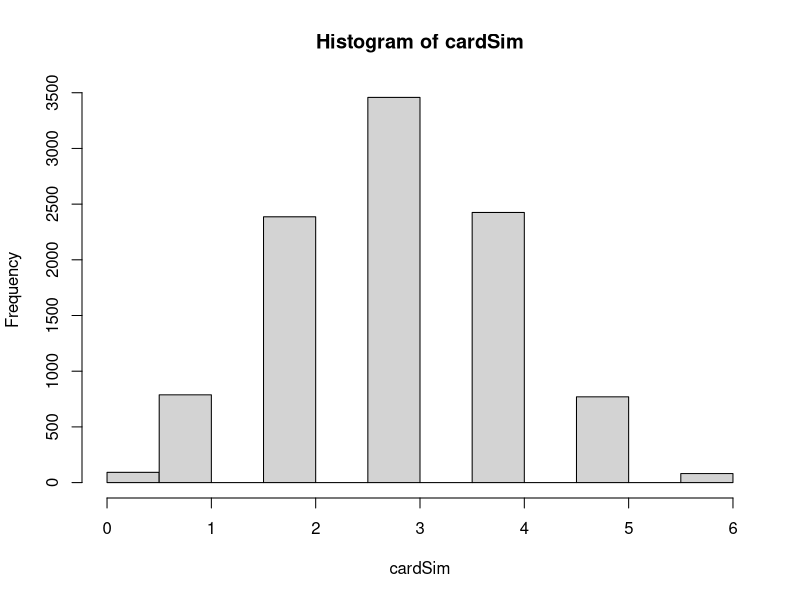
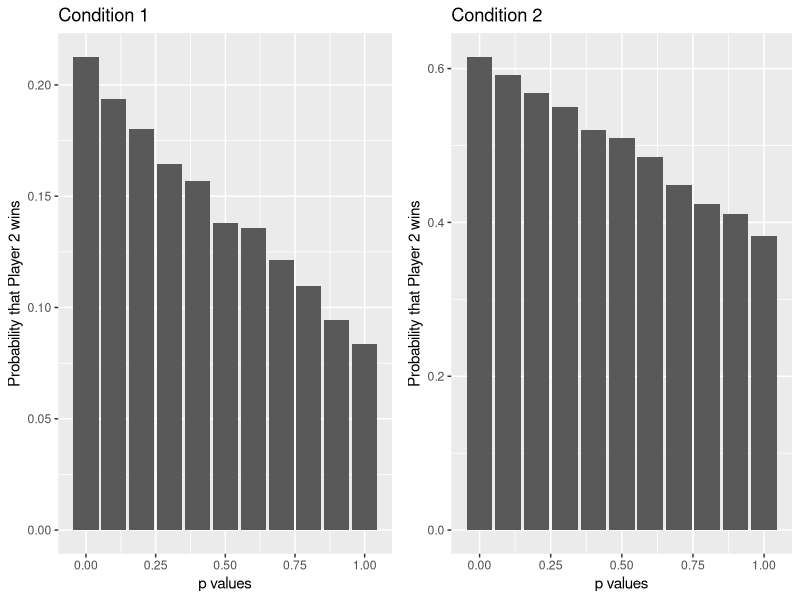
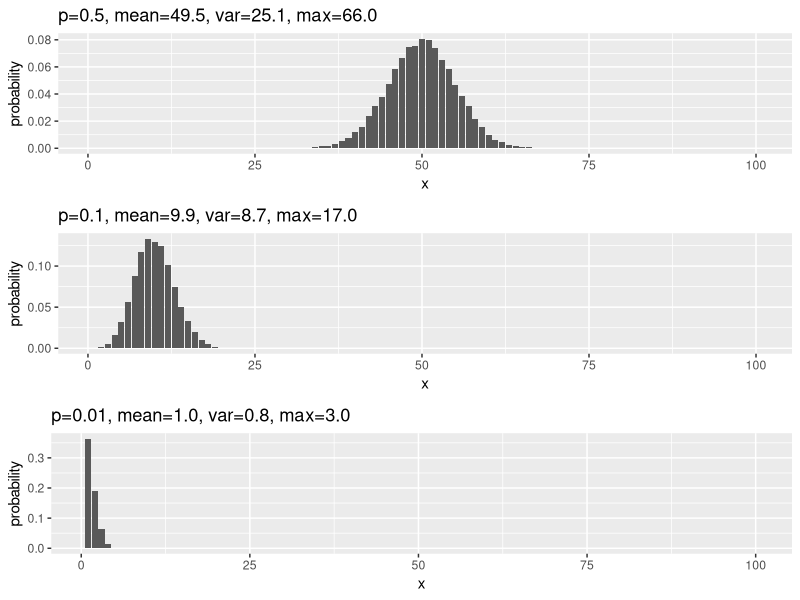
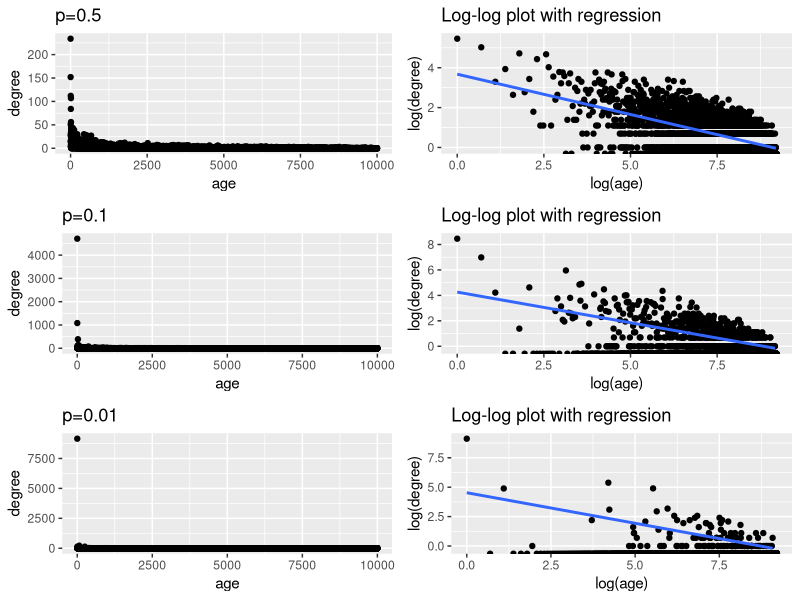
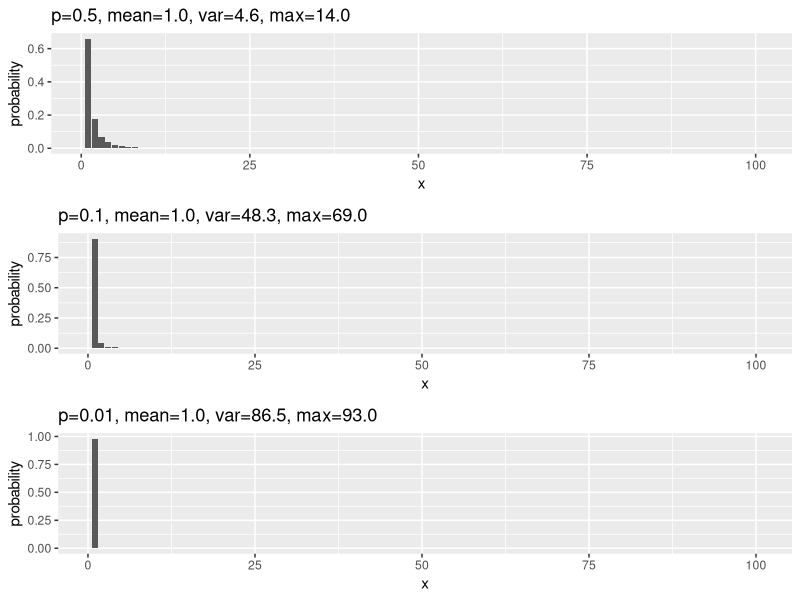
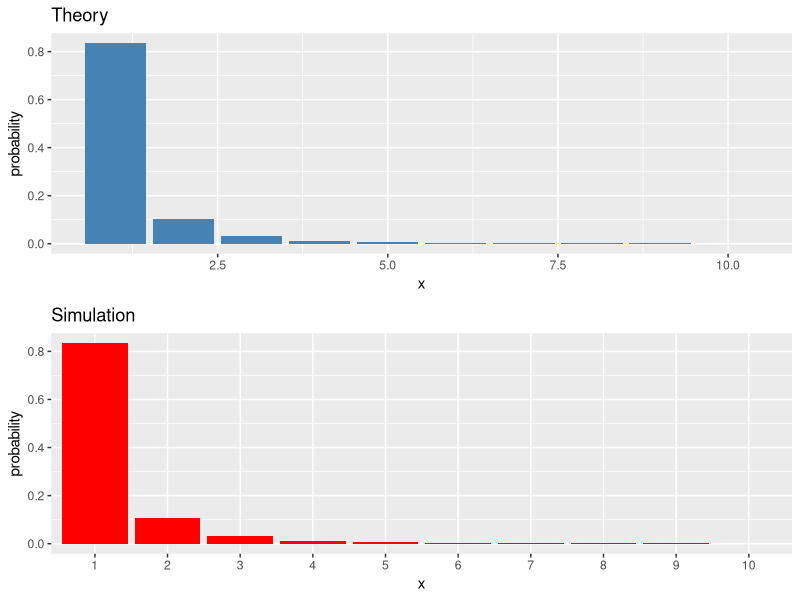
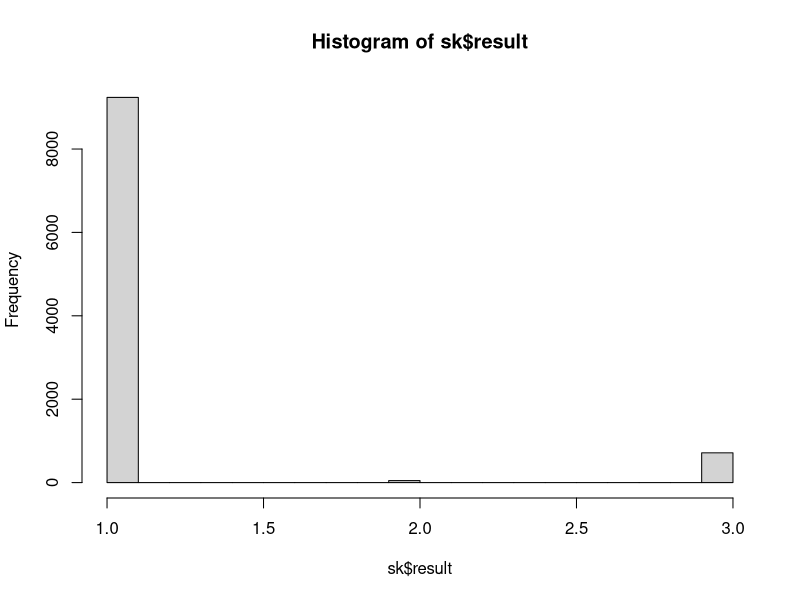

These figures' R source, in order:
rm(list=ls())
library("ggplot2")
library("gridExtra")
##Author: Eirik Sakariassen
######### 1C

#N = num of cards, k=num of success states among the cards, n=num of cards drawn
simCardDraws <- function(Nsim, N, k, n){
  #Generate a deck of cards
  suits <- c('Red','Failure') # Red=success, black+yellow=failure
  ResVec <- vector(length=Nsim)  # Vector to store the simulated draw results
  for(i in 1:Nsim){
    deck <- rep(suits, times = c(k,N-k)) #creates a deck of k (18) red cards, then the remainding ones becomes failure cards
    drawn_cards <- c() #vector of drawn cards
    #Now pick n random cards from the deck and append to drawn_cards
    for(j in 1:n){
      index <- round(runif(1, 1, length(deck))) #random number between 1 and length of deck
      drawn_cards <- c(drawn_cards, deck[index]) #append to drawn_cards vector
      deck <- deck[-index] #remove the card from the deck
    }
    ResVec[i] = sum(drawn_cards == 'Red') #add the number of red cards drawn into the result vector
  }
  return(ResVec)
}

cardSim <- simCardDraws(Nsim=10000, N=36, k=18, n=6)
hist(cardSim)
sum(cardSim >= 2)/length(cardSim) #P(Y6 >= 2), 0.9113 from 1a
mean(cardSim) #expected value, 3 from 1a


######### 1E

simCardGame <- function(Nsim, condition1){
  resVec <- vector(length = 11)
  for(i in 0:10){ #simulate 10 probabilities for p
    p <- i/10
    simWinner <- vector(length = Nsim)
    for(j in 1:Nsim){
      deck <- rep(c('Red','Black', 'Yellow'), times = c(18,18,1)) #creates a deck of 18 red, 18 black and 1 yellow
      
      player1 = c()
      player2 = c()
      
      for(k in 1:8) { #pick 8 cards
        index <- round(runif(1, 1, length(deck))) #random number between 1 and length of deck
        if(k%%2 == 0){ #the players pick a new card every other time
          player2 <- c(player2, deck[index]) 
        }else{
          if(condition1){ #First three cards are red, the last one random
            if(k==7){
              player1 <- c(player1, deck[index]) #last random
            }else{
              player1 <- c(player1, deck[1]) #First value allways red in the deck since there is no shuffle and k<18
              deck <- deck[-1] 
              next
            }
          }else{
            player1 <- c(player1, deck[index]) 
          }
        }
        deck <- deck[-index] 
      }
      winner = ""
      
      #Coin toss  (ensures a winner if rest of the conditions does not appair)
      toss <- ifelse(runif(1) < p, "Heads", "Tails")
      if(toss == 'Heads'){
        winner = "Player1"
      }else{
        winner = "Player2"
      }
      
      #Player with most red cards 
      if (sum(player1 == 'Red') > sum(player2 == 'Red')){
        winner = "Player1"
      } else if (sum(player2 == 'Red') > sum(player1 == 'Red')){
        winner = "Player2"
      }
      
      #Check if anyone has a yellow card
      if('Yellow' %in% player1){
        winner = "Player1"
      } else if('Yellow' %in% player2){
        winner = "Player2"
      }
      simWinner[j] = winner #Store all winners for this simulation of p
    }
    resVec[i+1] <- (sum(simWinner == 'Player2'))/Nsim #Add the probability that p2 won based on one simulation for p
  }
  return(resVec)
}

CardGameC1 <- simCardGame(10000, TRUE) #with condition 1
CardGameC2 <- simCardGame(10000, FALSE) #with condition 2

##### Plot 1E #####
pValues <- c(0,0.1,0.2,0.3,0.4,0.5,0.6,0.7,0.8,0.9,1.0)
mydata1 <-data.frame(pValues, CardGameC1)
mydata2 <-data.frame(pValues, CardGameC2)

p1 <-ggplot(mydata1, aes(pValues, CardGameC1)) + 
  labs(x = "p values", y="Probability that Player 2 wins", title="Condition 1") + geom_bar(stat = "identity")
p2 <-ggplot(mydata2, aes(pValues, CardGameC2)) + 
  labs(x = "p values", y="Probability that Player 2 wins", title="Condition 2") + geom_bar(stat = "identity")
grid.arrange(p1, p2, ncol = 2)
##### end plot #####


######### 2C
simTimeToHospital <- function(Nsim){
  resVec <- vector(length = Nsim)
  for(i in 1:Nsim){
    #ACCIDENT JUST HAPPENED
    peopleInAccident <- sample(c(1:4), size = 1, prob=c(0.4,0.3,0.2,0.1), replace = TRUE) 
    timeToLastPerson <- sum(rexp(peopleInAccident,1/15))
    resVec[i] <- timeToLastPerson
  }
  return(resVec)
}

T <- simTimeToHospital(10000)
sum(T > 30)/length(T) #P(T>30)
median(T)
max(T)


######### 2E
simBusyAmbulance <- function(Nsim, stoptime, lambda){
  resVec <- vector(length=Nsim)
  for(i in 1:Nsim){
    #Simulate a poisson process with intensity lambda over a time period
    #The inter arrival times can be simulated from an exponential distribution with parameter lambda
    #This part is directly taken from stochastic_processes_examples.R
    expectednumber <- stoptime*lambda  # Expected number of event until stoptime
    sim <- 3*expectednumber  # Simulate more than the expected number to be certain to exceed stoptime
    timesBetween <- rexp(sim,lambda) # Simulate the interarrival times T1,T2,..
    arrivalTimes <- cumsum(timesBetween)   # Calculate arrival times 
    arrivalTimes <- arrivalTimes[arrivalTimes<stoptime] # Discard the times larger than stoptime
    if(length(arrivalTimes) < 2){ #go to next simulation if it was only one accident this time period
      resVec[i] <- 0
      next
    }
    #Now simulate a queue system for the ambulance based on the arrival times
    isBusy <- FALSE
    for(accident in 1:(length(arrivalTimes)-1)){ #Last arrival has no accident after that may crash
      peopleInAccident <- sample(c(1:4), size = 1, prob=c(0.4,0.3,0.2,0.1), replace = TRUE) 
      timeToLastPerson <- sum(rexp(peopleInAccident,1/15))/60 #represent accident times as hours
      
      if(arrivalTimes[accident+1]-arrivalTimes[accident] < timeToLastPerson){ #Check if ambulance is done before next arrival
        isBusy <- TRUE
        break
      }
    }
    if(isBusy){
      resVec[i] <- 1
    }else{resVec[i] <- 0}
  }
  return(sum(resVec)/Nsim)
}
T24 <- simBusyAmbulance(10000,24,0.2)
T24 #Probability that the ambulance is being out on a mission at the time when an accident occurs within 24h 
TWEEK <- simBusyAmbulance(10000,168,0.2)
TWEEK 
TMONTH <- simBusyAmbulance(10000,720,0.2)
TMONTH 

######### 3A
simRenyiRandomGraph <- function(n, p, Nsim){
  degreeDis <- rep(0,n) #Add distribution after each simulation
  for(s in 1:Nsim){
    degreeVec <- rep(0,n) #store the degree of each vertex
    
    #Represent the graph as a matrix
    adjacencyMatrix <- matrix(1, nrow=n, ncol=n) #Create a nxn adjacency matrix 
    diag(adjacencyMatrix) <- 0 #Set all nodes to be connected to each other, except connected to itself (0 at the diagonal)
    
    #Since this is an undirected graph, we dont need to look at more than the upper half of the diagonal in the matrix
    for(i in 2:n){ #n columns (skip the first since thats 0 anyway)
      for(j in 1:i-1){ #stop at the upper half of the diagonal
        #Now evaluate each edge with a coin toss
        toss <- ifelse(runif(1) < p, "Head", "Tail")
        if(toss =="Tail"){
          adjacencyMatrix[j,i] <- 0 #remove the edge
        }else{
          #Increment both the i and j nodes degree (since its undirected)
          degreeVec[i] <- degreeVec[i] +1
          degreeVec[j] <- degreeVec[j] +1
        }
      }
    }
    #Create a degree distribution for this simulation
    simDegreeDis <- rep(0,n)
    for(i in 1:n){
      simDegreeDis[degreeVec[i]] <- simDegreeDis[degreeVec[i]] +1
    }
    degreeDis <- degreeDis + simDegreeDis/n #Add to the total distribution
  }
  return(list("distribution" = degreeDis/n, "mean" = mean(degreeVec), "max" = max(degreeVec), "var" = var(degreeVec))) 
}

rg1 = simRenyiRandomGraph(100,0.5,100)
rg2 = simRenyiRandomGraph(100,0.1,100)
rg3 = simRenyiRandomGraph(100,0.01,100)

##### Plot 3A #####
mydata1 <-data.frame(x=c(1:100), probability = rg1$distribution)
mydata2 <-data.frame(x=c(1:100), probability = rg2$distribution)
mydata3 <-data.frame(x=c(1:100), probability = rg3$distribution)

title1 <- sprintf("p=0.5, mean=%2.1f, var=%2.1f, max=%2.1f", rg1$mean, rg1$var, rg1$max)
title2 <- sprintf("p=0.1, mean=%2.1f, var=%2.1f, max=%2.1f", rg2$mean, rg2$var, rg2$max)
title3 <- sprintf("p=0.01, mean=%2.1f, var=%2.1f, max=%2.1f", rg3$mean, rg3$var, rg3$max)

p1 <-ggplot(mydata1, aes(x,probability)) + labs(title=title1) + geom_bar(stat = "identity") 
p2 <-ggplot(mydata2, aes(x,probability)) + labs(title=title2) + geom_bar(stat = "identity") 
p3 <-ggplot(mydata3, aes(x,probability)) + labs(title=title3) + geom_bar(stat = "identity") 
grid.arrange(p1, p2, p3, ncol = 1)
##### end plot #####


######### 3B

#the adjacencyMatrix is commented out due to the compute time. Could be used as a representation of the graph if needed
simPreferentialAttachment <- function(n, p, Nsim){
  degreeDis <- rep(0,n) #Add distribution after each simulation
  for(s in 1:Nsim){
    adjacencyMatrix <- matrix(c(0,1,0,0), nrow=2, ncol=2) #Start with 2 vertices, where vertex2 is connected to vertex1
    V <- seq(2) #Collection of vertices
    degreeVec <- c(1,0) #store the degree of each vertex
    for(i in 3:n){ #down the rows
      toss <- ifelse(runif(1) < p, "Head", "Tail")
      #Existing rows in the matrix only needs a new zero column to be inserted
      #adjacencyMatrix <- cbind(adjacencyMatrix, 0) 
      #The new row (representing newly inserted vertex) need to fill in the entire row with i columns
      #adjacencyMatrix <- rbind(adjacencyMatrix, rep(0,i)) 
      if(toss == "Head"){
        #Connect to an existing vertex drawn uniformly at random
        vertex <- sample(V, 1, replace = TRUE) 
        #adjacencyMatrix[i,vertex] <- 1 #At the newly inserted row, add which column (vertex) it is connected to
        degreeVec[vertex] <- degreeVec[vertex] + 1 #New edge at the drawn vertex
      } else{
        #Connect to an existing vertex (the number of edges with end-point in an existing vertex determines its probability)
        probVec <- degreeVec/sum(degreeVec) #calculates the probabilty for each vertex
        vertex <- sample(V, size = 1, prob=probVec, replace = TRUE) #pick a vertex based on each probability
        #adjacencyMatrix[i,vertex] <- 1
        degreeVec[vertex] <- degreeVec[vertex] + 1 #New edge at the drawn vertex
      }
      V <- seq(i) #new vertex in the collection of vertices
      degreeVec <- c(degreeVec,0) #new vertex added to the degree vector (0 value since no one is connected atm)
    }
    simDegreeDis <- rep(0,n)
    for(l in 1:n){
      simDegreeDis[degreeVec[l]+1] <- simDegreeDis[degreeVec[l]+1] + 1
    }
    degreeDis <- degreeDis + simDegreeDis/n #Add to the total distribution
  }
  return(list("distribution" = degreeDis/n, "degrees" = degreeVec, "mean" = mean(degreeVec), "max" = max(degreeVec), "var" = var(degreeVec))) 
}

pam1 <- simPreferentialAttachment(10000, 0.5, 1)
pam2 <- simPreferentialAttachment(10000,0.1,1)
pam3 <- simPreferentialAttachment(10000,0.01,1)

##### Plot 3B part 1##### (if just 1 of 6 plots shows up, click on the zoom button or run plot again)
mydata1 <-data.frame(age=c(1:10000), degree = pam1$degrees)
mydata2 <-data.frame(age=c(1:10000), degree = pam2$degrees)
mydata3 <-data.frame(age=c(1:10000), degree = pam3$degrees)

p1 <- ggplot(mydata1,aes(x=age,y=degree)) + geom_point(alpha = 1) + labs(title="p=0.5")

logp1 <- ggplot(mydata1,aes(x=log(age),y=log(degree))) + 
  labs(title="Log-log plot with regression") + geom_point(alpha = 1) +
  geom_smooth(method = "lm", se = FALSE)

p2 <- ggplot(mydata2,aes(x=age,y=degree)) + geom_point(alpha = 1) + labs(title="p=0.1")

logp2 <- ggplot(mydata2,aes(x=log(age),y=log(degree))) +
  labs(title="Log-log plot with regression") + geom_point(alpha = 1) +
  geom_smooth(method = "lm", se = FALSE)

p3 <- ggplot(mydata3,aes(x=age,y=degree)) + geom_point(alpha = 1) + labs(title="p=0.01")

logp3 <- ggplot(mydata3,aes(x=log(age),y=log(degree))) +
  labs(title="Log-log plot with regression") + geom_point(alpha = 1) +
  geom_smooth(method = "lm", se = FALSE)

grid.arrange(p1, logp1, p2, logp2, p3, logp3, ncol = 2)
##### end plot part 1#####

#3B part 2
#simulate 100 times with N=100
pam4 <- simPreferentialAttachment(100,0.5,100)
pam5 <- simPreferentialAttachment(100,0.1,100)
pam6 <- simPreferentialAttachment(100,0.01,100)
##### Plot 3B part 2 #####
mydata4 <-data.frame(x=c(1:100), probability = pam4$distribution)
mydata5 <-data.frame(x=c(1:100), probability = pam5$distribution)
mydata6 <-data.frame(x=c(1:100), probability = pam6$distribution)

title4 <- sprintf("p=0.5, mean=%2.1f, var=%2.1f, max=%2.1f", pam4$mean, pam4$var, pam4$max)
title5 <- sprintf("p=0.1, mean=%2.1f, var=%2.1f, max=%2.1f", pam5$mean, pam5$var, pam5$max)
title6 <- sprintf("p=0.01, mean=%2.1f, var=%2.1f, max=%2.1f", pam6$mean, pam6$var, pam6$max)

p4 <-ggplot(mydata4, aes(x,probability)) + labs(title=title4) + geom_bar(stat = "identity") 
p5 <-ggplot(mydata5, aes(x,probability)) + labs(title=title5) + geom_bar(stat = "identity") 
p6 <-ggplot(mydata6, aes(x,probability)) + labs(title=title6) + geom_bar(stat = "identity") 
grid.arrange(p4, p5, p6, ncol = 1)
##### end plot 3B part 2 #####


######### 4B
#Implemented the discrete inverse transfer algorithm from 4a

simDiscInverseTransf = function(Nsim, n, s) {
  pmfVec <- vector(length=n) #Store n values calculated from the pmf 
  #Generate the constant divider
  divider <- 0
  for(l in 1:n){
    divider <- divider + 1/l^s
  }
  #Calcuate the k values from pmf
  for(v in 1:n){
    pmfVec[v] <- (1/v^s)/divider
  }
  
  U <- runif(Nsim)
  resVec <- rep(0,Nsim)
  
  for (i in 1:Nsim) {
    if(U[i] <= pmfVec[1]){
      resVec[i] = 1
    }
    #Check if the condition applies for a constant k
    for(k in 2:length(pmfVec)) {
      if(sum(pmfVec[1:(k-1)]) < U[i] && U[i] <= sum(pmfVec[1:k]) ) {
        resVec[i] <- k
      }
    }
  }
  
  return(list("result" = resVec, "theoretical" = pmfVec))
}

ditf <- simDiscInverseTransf(10000,10,3)
##### Plot 4B #####
theory <- data.frame(x=c(1:10), probability = ditf$theoretical)
res <- as.data.frame(table(ditf$result))
colnames(res) <- c("x", "probability")

p1 <- ggplot(theory, aes(x,probability)) + labs(title="Theory") + geom_bar(stat = "identity", fill="steelblue") 
p2 <- ggplot(res, aes(x,probability/10000)) + labs(y="probability", title="Simulation") + geom_bar(stat = "identity", fill="red")
 
grid.arrange(p1,p2, ncol = 1)
##### Plot 4B #####


######### 4C
#Simulate K by inverse transfer method
#For a geometric distribution, P(X=k) = p(1-p)^k-1, k=1,2,..
simK <- function(Nsim){
  pmfVec <- vector(length=100)
  for(v in 1:100){
    W <- rexp(1, 1/2)
    p <- 1-exp(-W)
    pmfVec[v] <- p*(1-p)^(v-1)
  }
  U <- runif(Nsim)
  resVec <- rep(0,Nsim)
  
  for (i in 1:Nsim) {
    #Check if the condition applies for a constant k
    if(U[i] <= pmfVec[1]){
      resVec[i] = 1
    }
    for(k in 2:length(pmfVec)) {
      if(sum(pmfVec[1:(k-1)]) < U[i] && U[i] <= sum(pmfVec[1:k]) ) {
        resVec[i] <- k
      }
    }
  }
  return(list("result" = resVec, "theoretical" = pmfVec))
}

sk <- simK(10000)
hist(sk$result)
#The plot of the simulated rv K proves that the
#preferential  attachment  model  from  Problem  3 converges K as N -> inf. (and a low p value)


##Compare simulation with real generated if needed
#W <- rexp(10000, 1/2)
#Z = 1-exp(-W)
#K = rgeom(10000,Z)
#hist(K)
